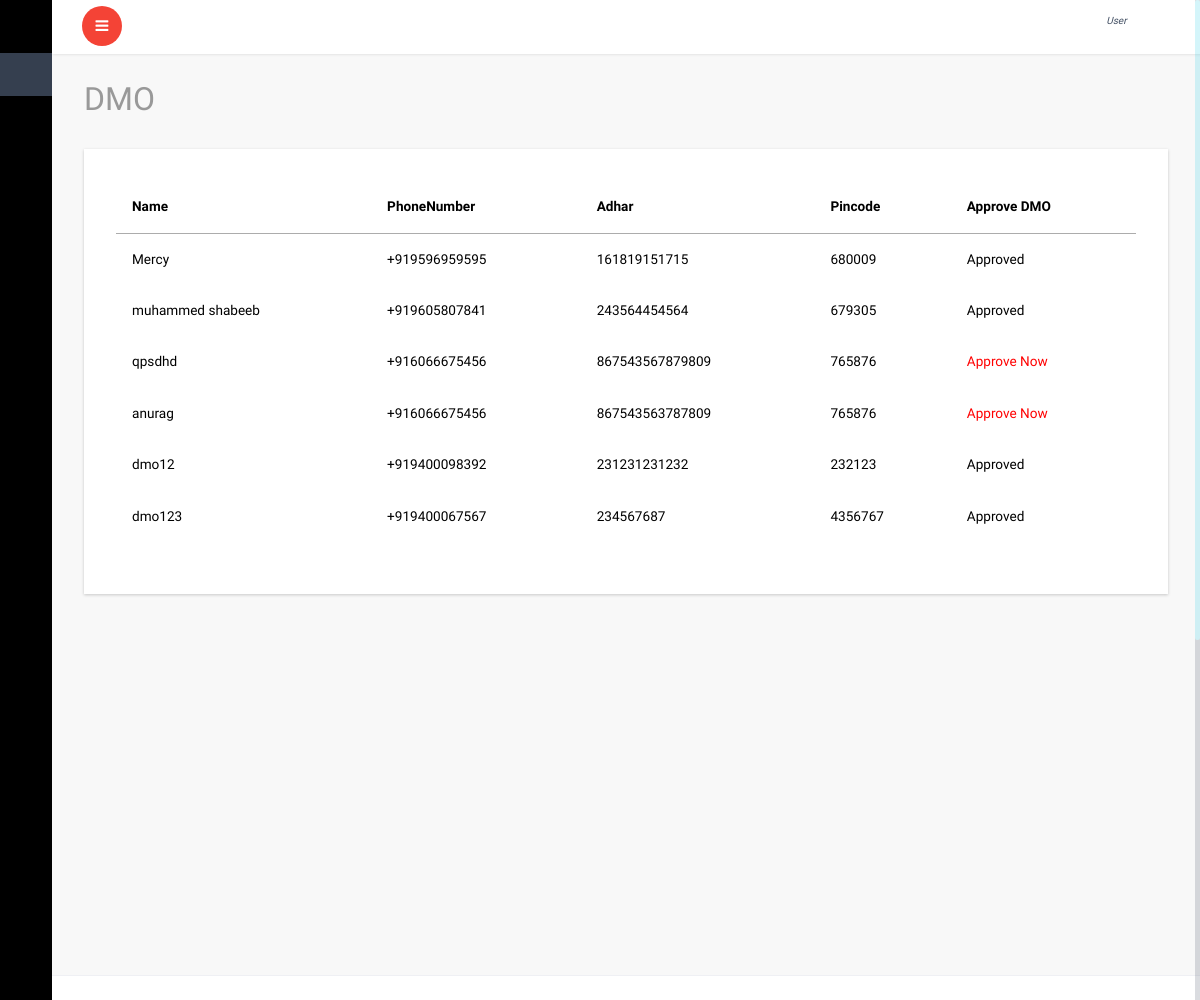
Page /all_dmo/ on the earlier database version.
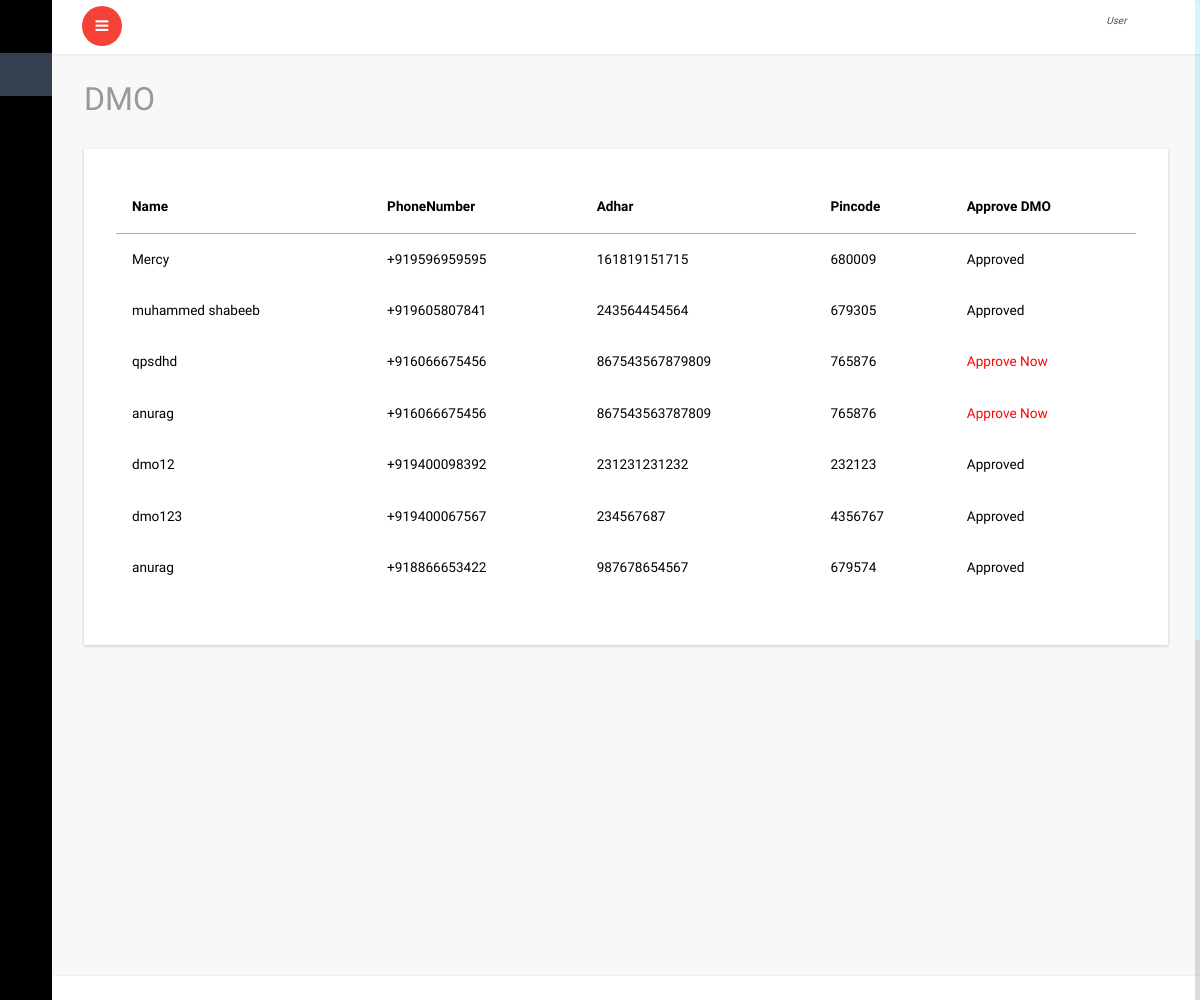
Same page on the later database version.
### account/models.py (models this page shows, shortened)
class DMO(models.Model):
    user=models.OneToOneField(User,on_delete=models.CASCADE)
    name=models.CharField(max_length=30)
    phonenumber=PhoneNumberField()
    adhar=models.PositiveIntegerField(unique=True)
    pincode=models.PositiveIntegerField()
    status_appruval=models.BooleanField(default=False)

### account/views.py (the view)
# urls.py: path('all_dmo/',views.all_dmo,name='all_dmo'),
def all_dmo(request):
    c=DMO.objects.all()
    return render(request,'admin/dmo.html',{'c':c})

### templates/admin/dmo.html (shortened to what this page needs)
{% extends 'dashboard/index.html' %}
{% block content %}
			<div id="page-wrapper">
				<div class="graphs">
					<h3 class="blank1">DMO</h3>
					 <div class="xs tabls">
						<div class="bs-example4" data-example-id="contextual-table">
                            <table class="table">
                                {% if c %}
                                <thead>
                                    <tr>
                                      <th>Name</th>
                                      <th>PhoneNumber</th>
                                       <th>Adhar</th>
                                       <th>Pincode</th>
                                        <th>Approve DMO</th>
                                    </tr>
                                </thead>
                                <tbody>
                                    {% for l in c %}
                                    <tr>
                                        <td>{{l.name}}</td>
                                        <td>{{l.phonenumber}}</td>
                                        <td>{{l.adhar}}</td>
                                        <td>{{l.pincode}}</td>
                                     {% if l.status_appruval == True %}
                                        <td>Approved</td>
                                        {% else %}
                                        <td><a href="{% url 'dmoappruval' l.id %}" style="color: red;">Approve Now</a></td>
                                        {% endif %}
                                    </tr>
                                    {% endfor %}
                                </tbody>
                            </table>
                            {% else %}
                            <h4>No Centers Registerd For appruval</h4>
                            {% endif %}
					   </div>
						</div>
						</div>
					</div>
		{% endblock %}

Differences in the rows shown:
added DMO: name "anurag", phonenumber "+918866653422", adhar "987678654567", pincode "679574", status_appruval "Approved"
